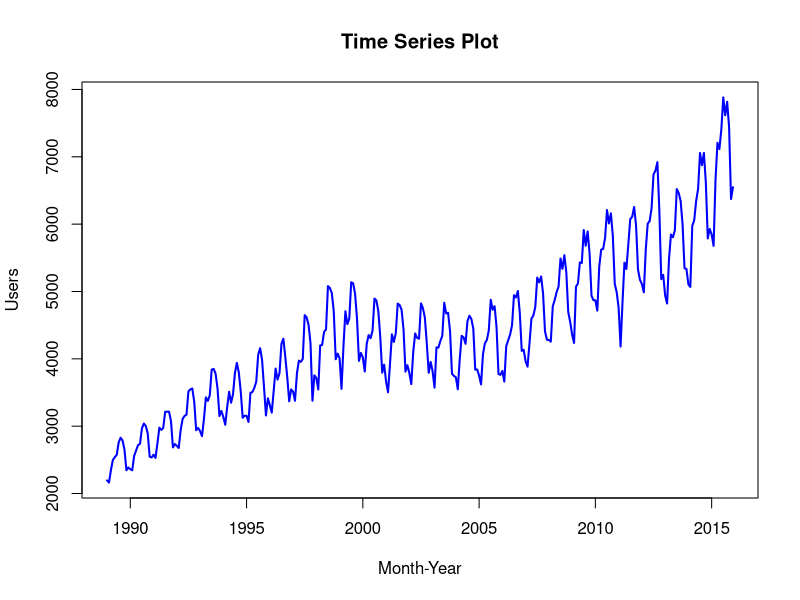
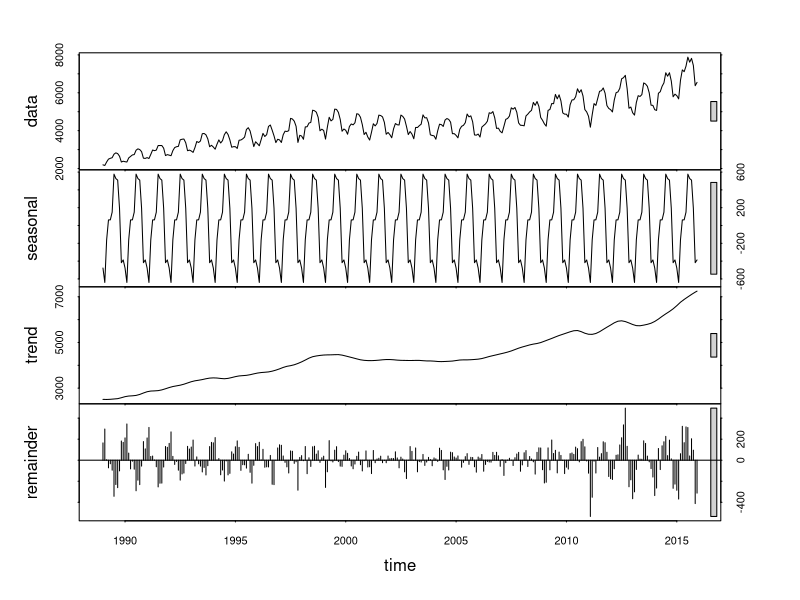
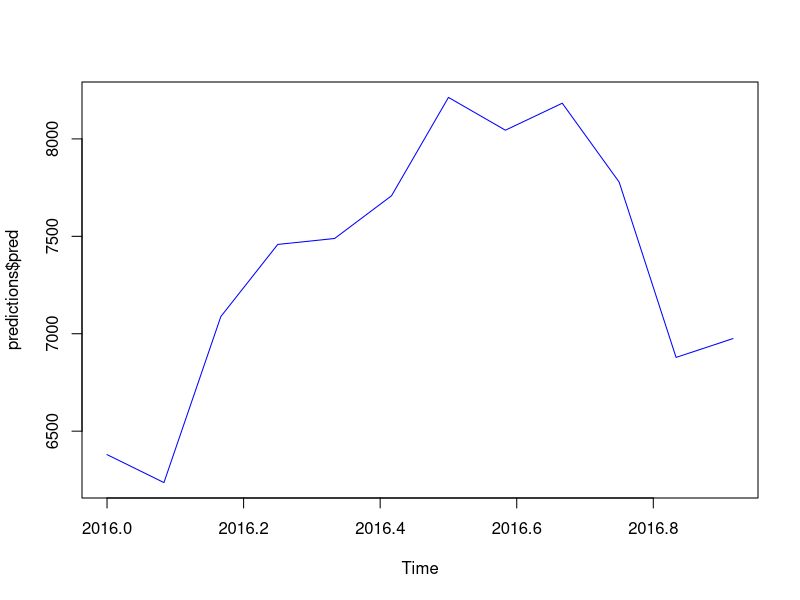
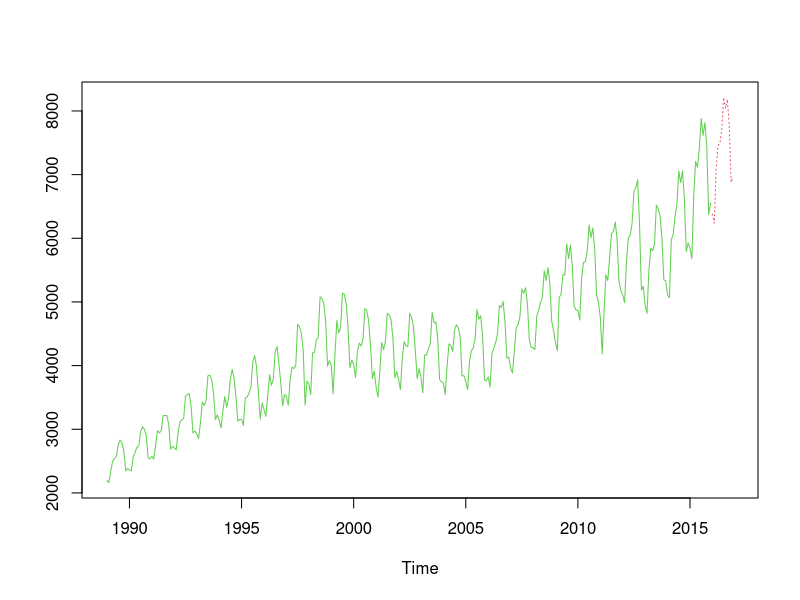
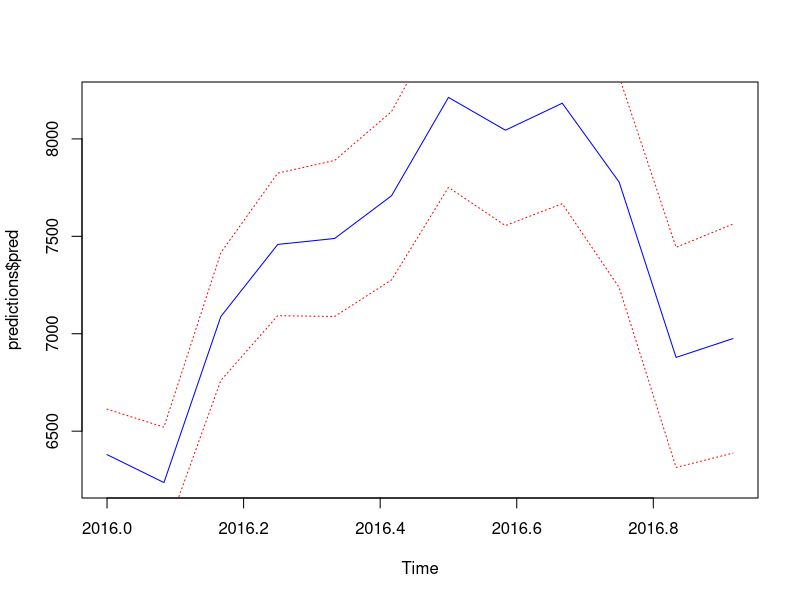
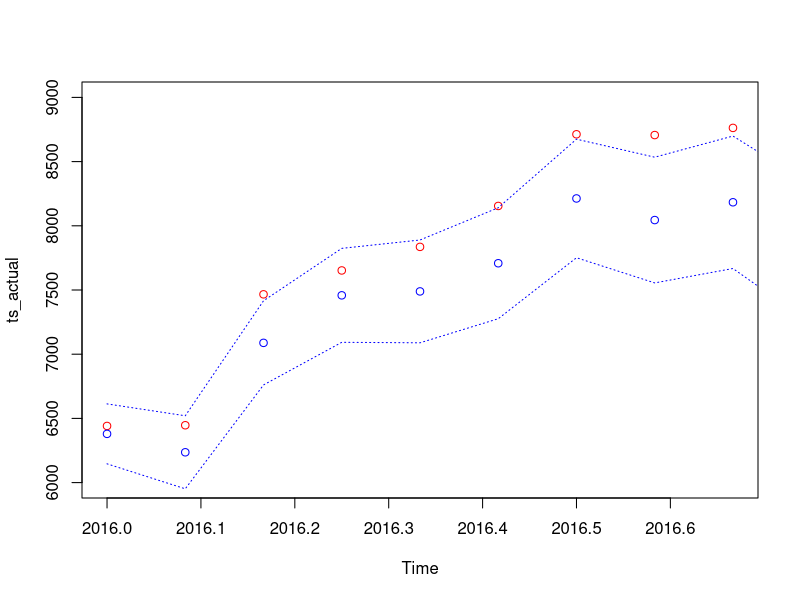
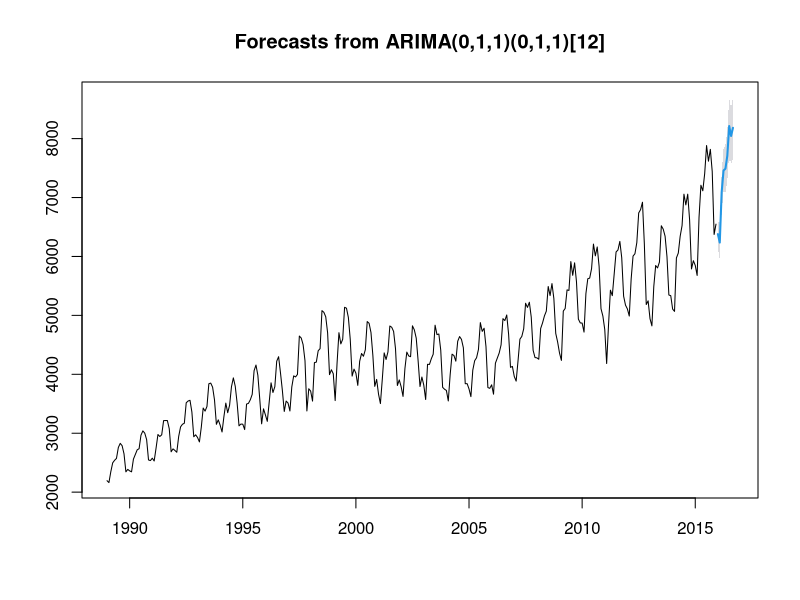

Generate these figures, in order, with R:
#Unit 7
#Train Passengers
data_passengers <- read.csv2("./data_csv_files/Unit7_Passengers.csv",header = T)
Users <- data_passengers$USERS
Month <- data_passengers$MONTH
#ts-object
#frequency refers to the period of seasonality, if there is seasonality
#start is the time of the first observation
#end refers to the time of the last observation, optional if you need to specify it
ts_Users <- ts(Users, frequency = 12, start = c(1989,1), end = c(2015,12))
#plot the time series
#seasonality
plot(ts_Users,main="Time Series Plot", type="l",lwd=2,col="blue",xlab="Month-Year", ylab="Users")
#Now plot the decomposition of the time series into trend, seasonal component, and remainder(residual)
#s.windows: either the character string "periodic" or the span(in lags) of the loess window for seasonal extraction
plot(stl(ts_Users,s.window = "periodic"))

#arima
install.packages("forecast")
library(forecast)
model_best <- auto.arima(ts_Users)
model_best
# in this example you get model_1

#find the forecasts for the next 9 months
predictions <- predict(model_best,n.ahead = 12)
predictions
plot(predictions$pred, type="l",col="blue")
#plot the series plus the prediction
ts.plot(ts_Users, predictions$pred,lty=c(1,3),col=c(3,2))
help("ts.plot")

#1.96 is the critical point of a Normal(0,1) needed for the confidencde interval
upper <- predictions$pred + 1.96*predictions$se
lower <- predictions$pred - 1.96*predictions$se
plot(predictions$pred, col="blue")
lines(upper, col="red", lty=3)
lines(lower, col="red", lty=3)

actual <- c(6441.1, 6446.6, 7466.3, 7652.31, 7835.89, 8154.57, 8712.82, 8706.77,8762.54)
ts_actual <- ts(actual, frequency = 12, start = c(2016,1), end = c(2016,9))
plot(ts_actual, col="red", type="p", ylim=c(6000,9000))
lines(upper,col="blue", lty=3)
lines(lower,col="blue",lty=3)
points(predictions$pred,col="blue")

#predictions using function forecast
predictions_forecast <- forecast(model_best, h=9, level = 0.95)
plot(predictions_forecast)
predictions_forecast

predicted_values <- predictions_forecast$mean
predicted_values
predictied_lower <- predictions_forecast$lower
predictied_lower
predictied_upper <- predictions_forecast$upper
predictied_upper

#assess the accuaracy of the model
accuracy(model_best)
accuracy(predictions$pred, ts_actual)


data_passengers <- read.csv2("./data_csv_files/Data_Consumption.csv",header = T)
